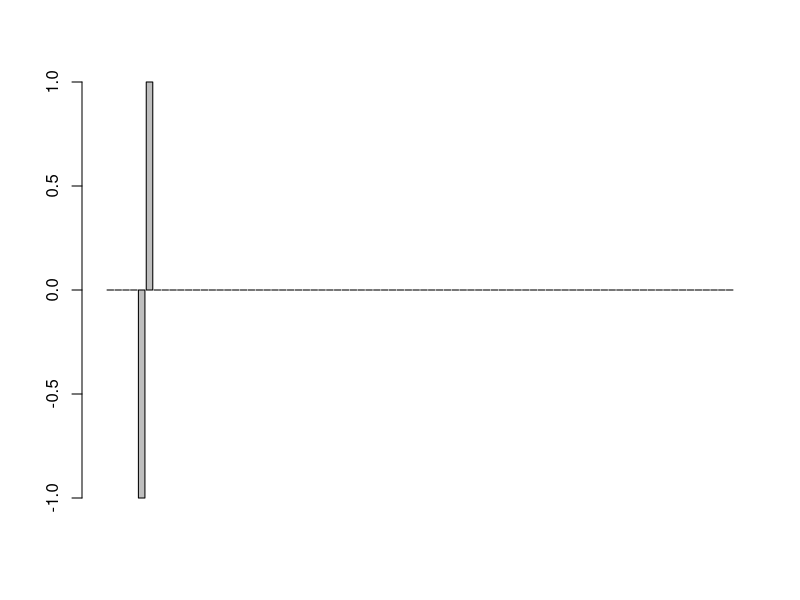
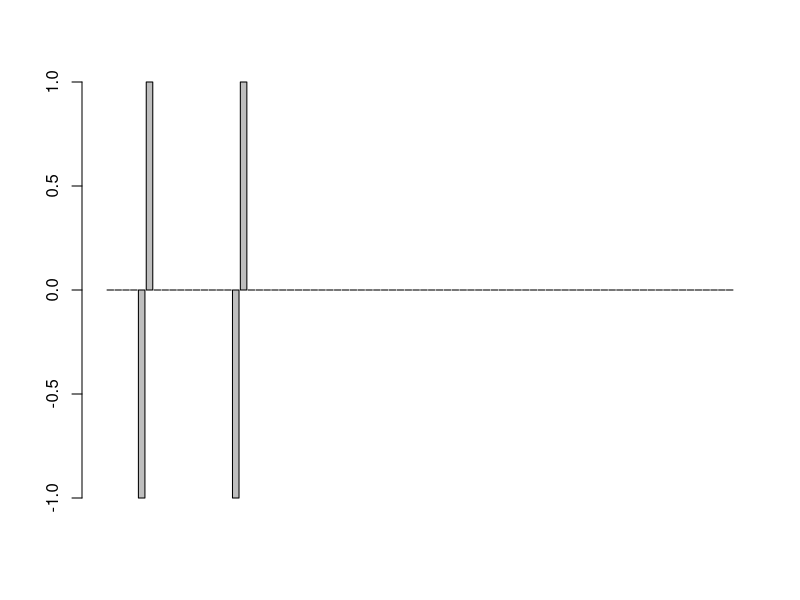
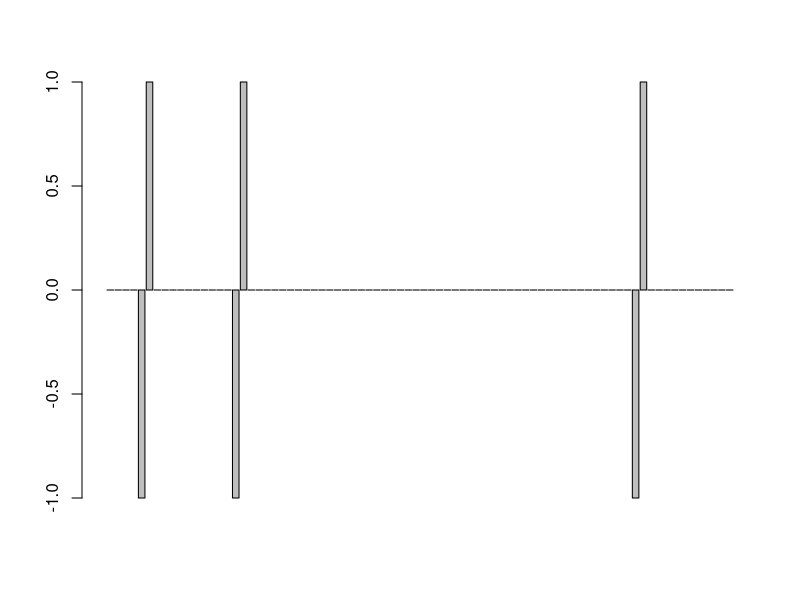
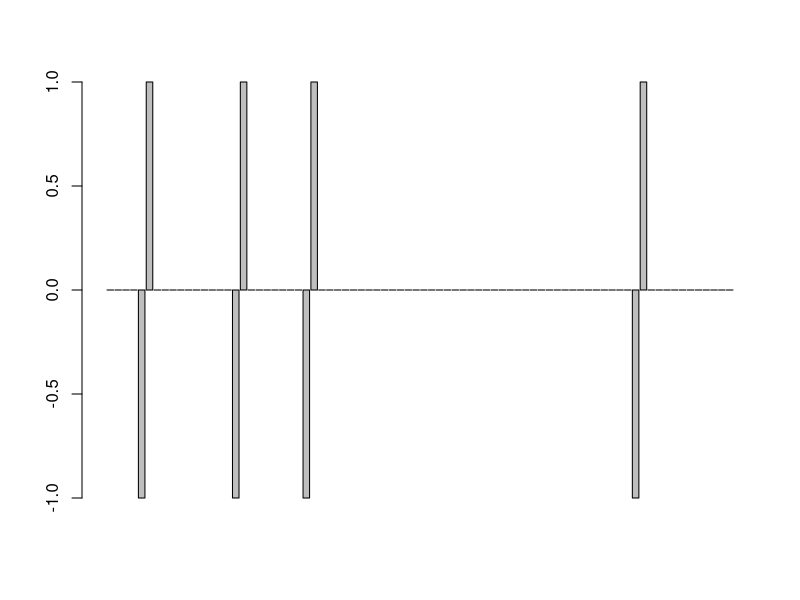
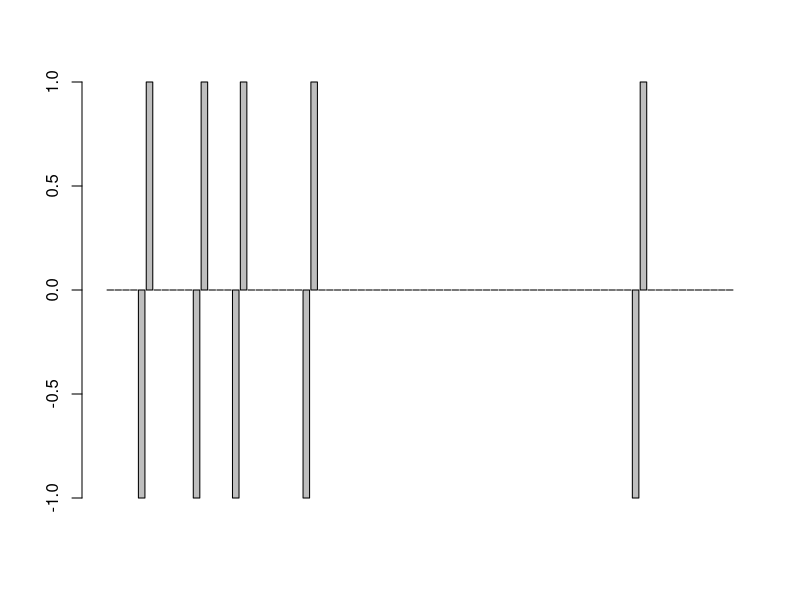
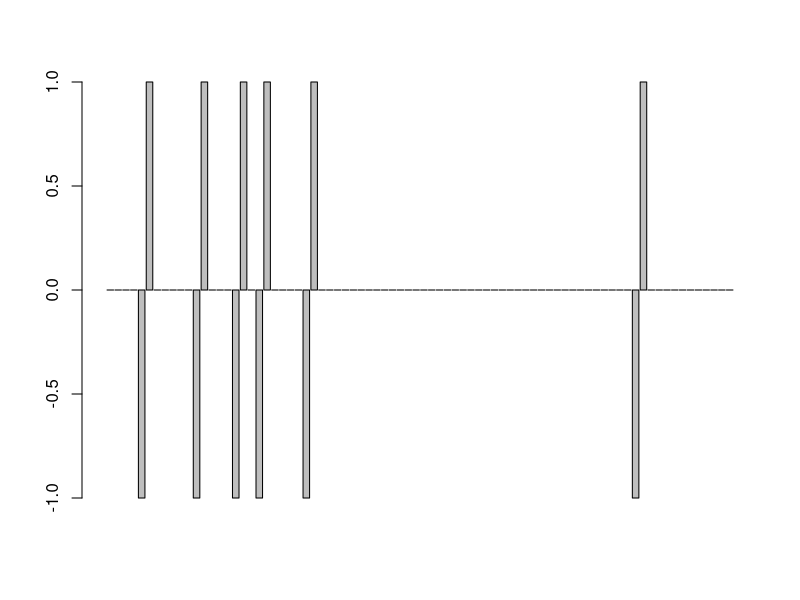
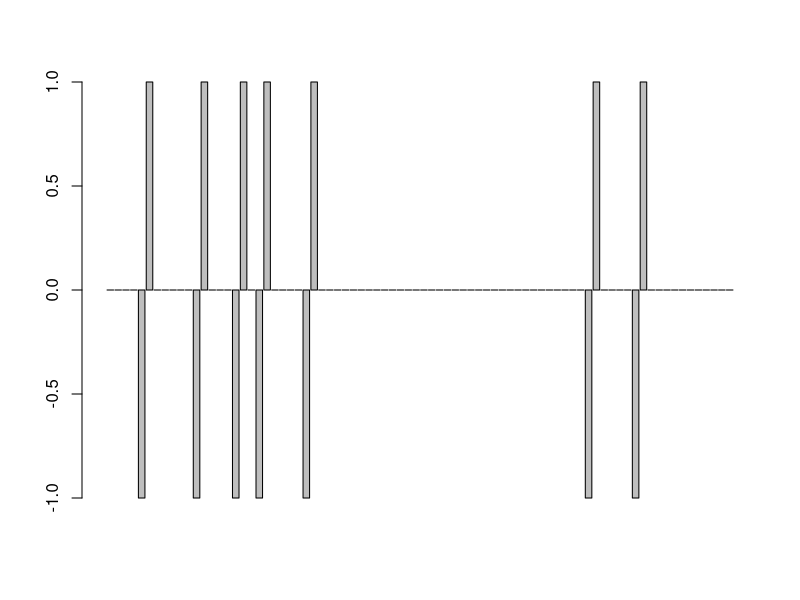
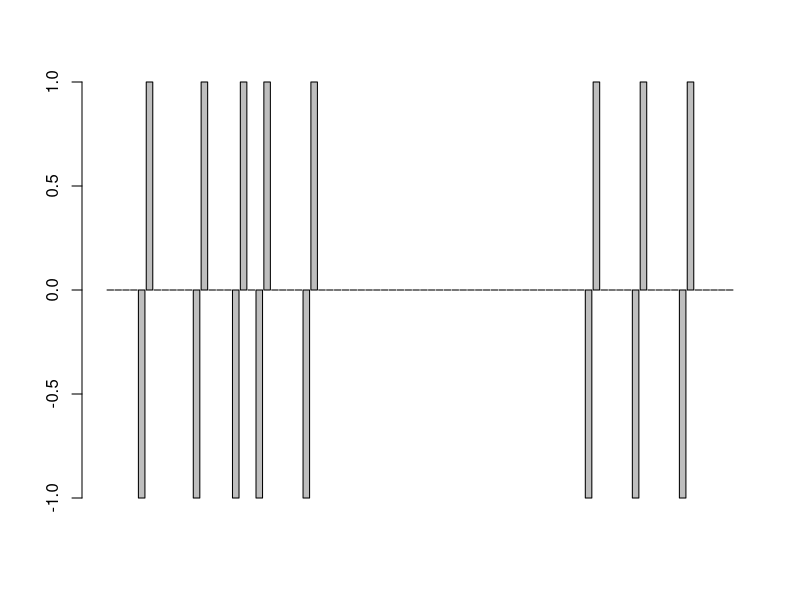

The R script that drew these images, in order: (Note: a time limit stopped this script after it produced the figures.)
### 1D lattice after christen1991 paper
### open boundary conditions and conservative perturbation

### functions:

perform_avalanches <- function(lattice){
  while (any((lattice > z_crit))) {
    tmp_lattice  <- rep(0L, lattice_size)    # auxilliary lattice for calculation of avalanche effects
    
    for(i in 1:lattice_size){ 
      
      if(lattice[i] > z_crit){
        if(i != lattice_size){
          tmp_lattice[i] <- tmp_lattice[i] - 2
          tmp_lattice[i+1] <- tmp_lattice[i+1] + 1
        }
        else {
          tmp_lattice[i] <- tmp_lattice[i] - 1
        }
        
        if(i != 1){
          tmp_lattice[i-1] <- tmp_lattice[i-1] + 1     
        }
        
      }}
    ## add the tmp_lattice to lattice in order to update the lattice
    lattice <- lattice + tmp_lattice
  }
  return (lattice)
}
  
#### algorithm  
lattice_size <- 80
lattice <- rep(0L, lattice_size)  # main lattice; will contain the z-values
time_steps <- 10000
z_crit <- 1

  
  
  


for(t in 1:time_steps){
  ## loop until all z<=z_crit  
  ## fill the aux. tmp_lattice conditional on z_crit
  print("timestep")
  print(t)
  
  lattice <- perform_avalanches(lattice)
    
  ## randomly perturb system via conservative perturbation
  x_rand <- sample(1:lattice_size, 1) 
  
  lattice[x_rand] <- lattice[x_rand] + 1
  if(x_rand > 1){
    lattice[x_rand - 1] <- lattice[x_rand - 1] - 1
  }
  
  
  barplot(lattice)
  Sys.sleep(1)
  
  ## final avalance relaxation
  if(t == time_steps){
    lattice <- perform_avalanches(lattice)
  }
}



## PLOTS
barplot(lattice)
lattice
